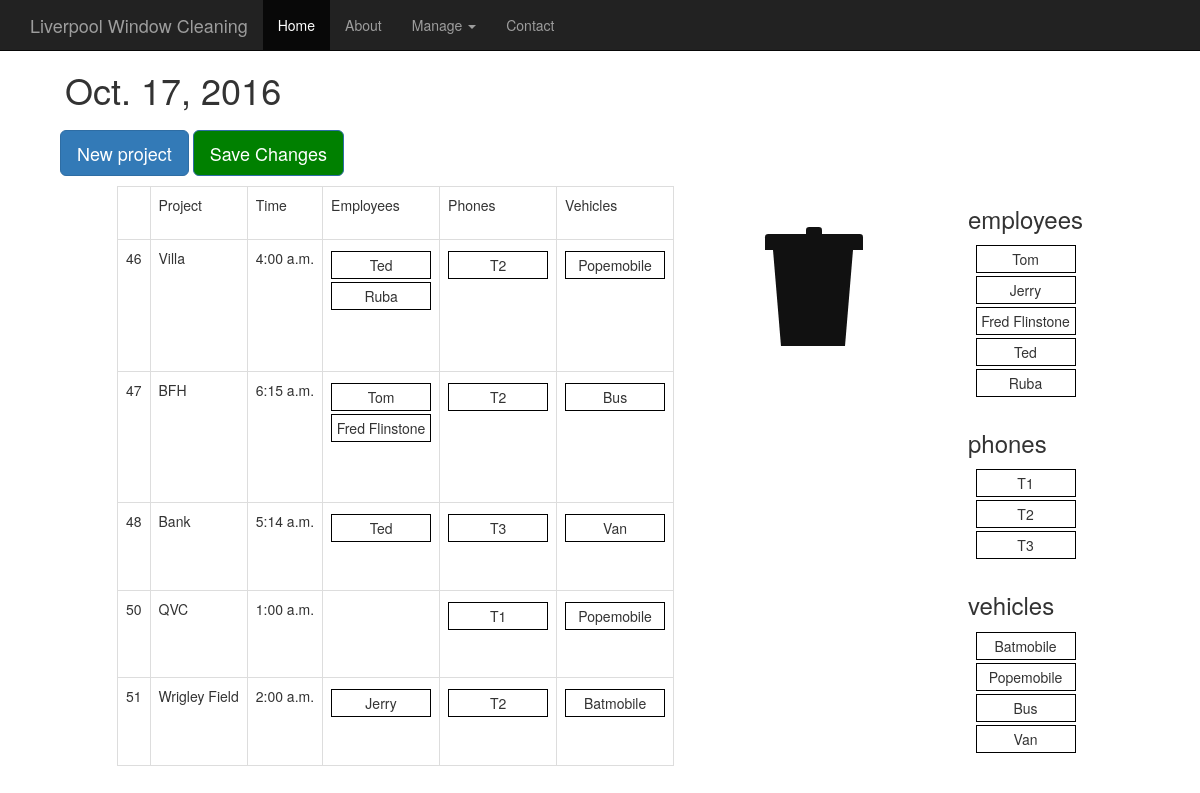
Before: / with the older database file.
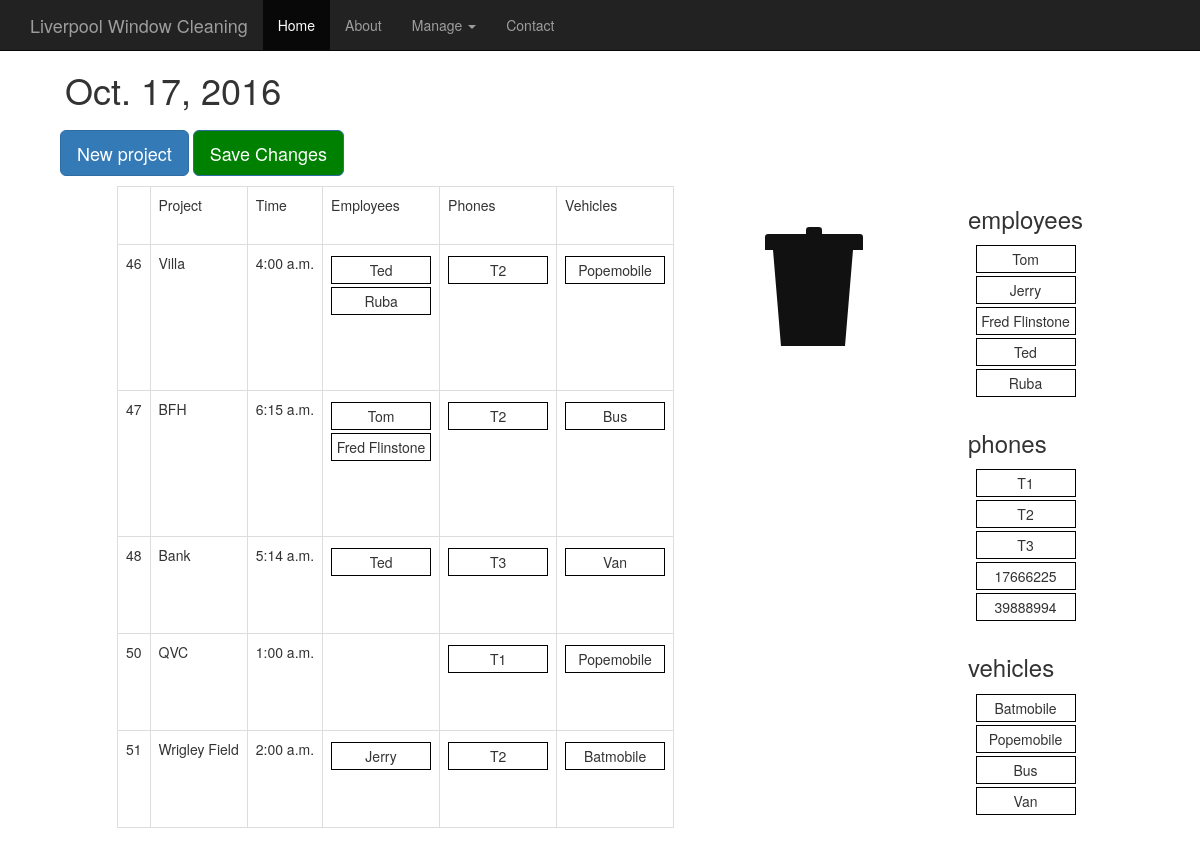
After: the same page with the newer database file.
### daily/models.py (models this page shows, shortened)
class Project(models.Model):
  name = models.CharField(max_length=200)
  date = models.DateField('Date', default=timezone.now().date())
  time = models.TimeField('Time', default=timezone.now().time())
  employee = models.ManyToManyField(Employee)
  phone = models.ManyToManyField(Phone)
  vehicle = models.ManyToManyField(Vehicle)

class Employee(models.Model):
  name = models.CharField(max_length=100)
  category = models.ManyToManyField(Category)

class Phone(models.Model):
  number = models.CharField(max_length=10)

class Vehicle(models.Model):
  name = models.CharField(max_length=100)

### daily/views.py (the view)
# urls.py: url(r'^$', views.index, name='index'),
def index(request):
  today = timezone.now().date()
  projects = Project.objects.all()
  employees = Employee.objects.all()
  phones = Phone.objects.all()
  vehicles = Vehicle.objects.all()
  date = datetime.date(int(today.year), int(today.month), int(today.day))
  context = {'date': date, 'schedule': projects, 'date': today,
      'emp_names': employees, 'phones': phones, 'vehicles': vehicles}
  return render(request, 'daily/daily.html/', context)

### daily/templates/daily/daily.html (shortened to what this page needs)
{% extends 'daily/base.html' %}
{% load static %}
{% block content %}
      <div class="container">
      <div class="starter-template">
        <h1 id="date">{{ date }}</h1>
      </div>
    </div>
    <div id="daily-view">
        <div id="form-fields">
          <button type="button" class="btn btn-primary btn-lg" id="new-proj-button" onclick="addProject()">New project</button>
             <button type="button" class="btn btn-primary btn-lg"
              id="save-button" onclick="updateSchedule()">Save Changes</button>
        </div>
        <div class="h-box">
        <table class="table table-bordered" id="daily-table">
          <tbody>
            <tr>
              <td>  </td>
              <td>Project</td>
              <td>Time</td>
              <td>Employees</td>
              <td>Phones</td>
              <td>Vehicles</td>
            </tr>
            {% for project in schedule.all %}
            <tr class ="project">
              <td>{{ project.id }}</td>
              <td class="name-td">{{ project.name }}</td>
              <td class="time-td"><span>{{project.time|time:"g:i a"}}<span></td>
              <td>
                <ol class='sortable_with_drop employee_list'>
                  {% for emp in project.employee.all %}
                  <li class="flex-li employee">{{ emp.name }}</li>
                  {% endfor %}
                </ol>
              </td>
              <td>
                <ol class='sortable_with_drop phone_list'>
                  {% for tel in project.phone.all %}
                  <li class="flex-li telephone">{{ tel.number }}</li>
                  {% endfor %}
                </ol>
              </td>
              <td>
                <ol class='sortable_with_drop vehicle_list'>
                  {% for v in project.vehicle.all %}
                  <li class="flex-li vehicle">{{ v.name }}</li>
                  {% endfor %}
                </ol>
              </td>
              {% endfor %}
            </tbody>
          </table>
          <ol class='trash employee_trash'>
            <li>
                <div class="lid"></div>
                <div class="lidcap"></div>
                <div class="bin"></div>
              </li>
            </ol>
          <div class="v-box" id="sources">
            <h3>employees</h3>
            <ol class='sortable_with_no_drop' id="emps-source">
              {% for emp in emp_names.all %}
              <li class="flex-li employee">{{ emp.name }}</li>
              {% endfor %}
            </ol>
            <h3>phones</h3>
            <ol class='sortable_with_no_drop' id="phones-source">
              {% for phone in phones.all %}
              <li class="flex-li telephone">{{ phone.number }}</li>
              {% endfor %}
            </ol>
            <h3>vehicles</h3>
            <ol class='sortable_with_no_drop' id="vehicles-source">
              {% for v in vehicles.all %}
              <li class="flex-li vehicle">{{ v.name }}</li>
              {% endfor %}
            </ol>
          </div>
        </div>
      </div>
    </body>
    {% endblock %}

Changed rows visible on the page:
added Phone: number "17666225", shown under "phones"
added Phone: number "39888994", shown under "phones"
